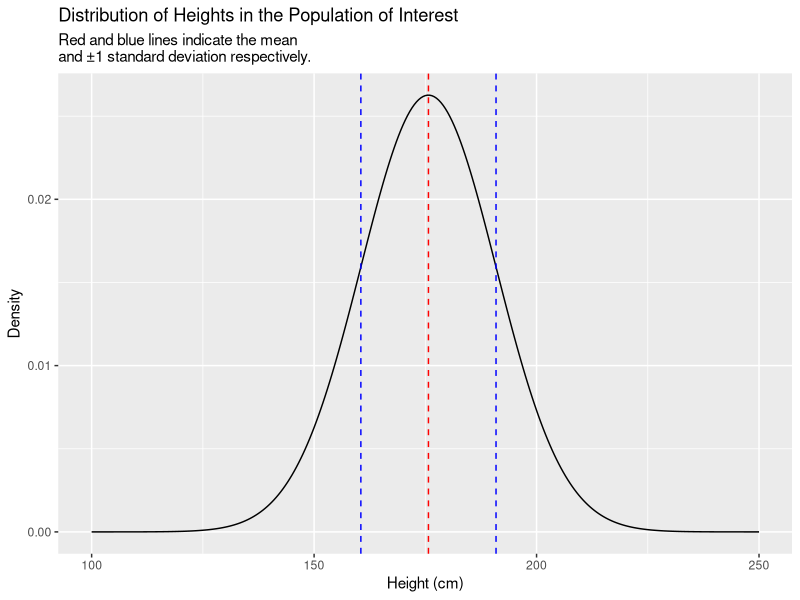
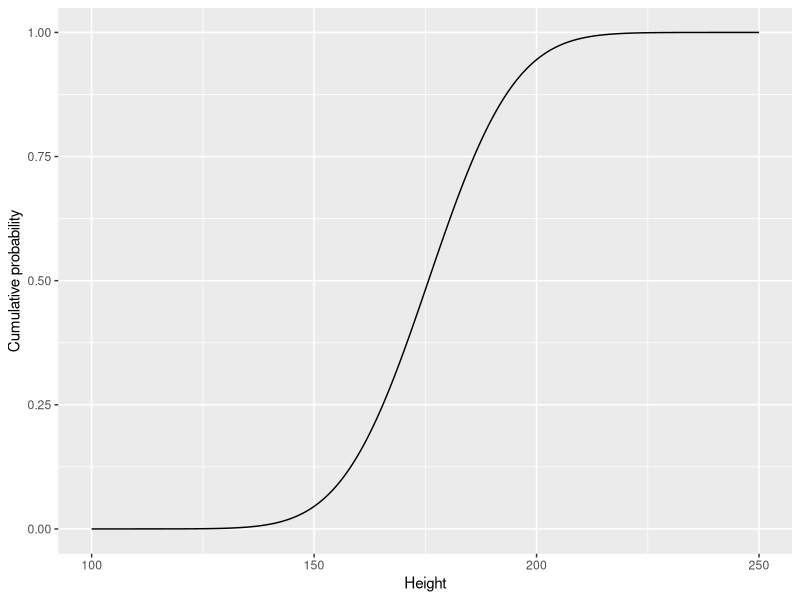
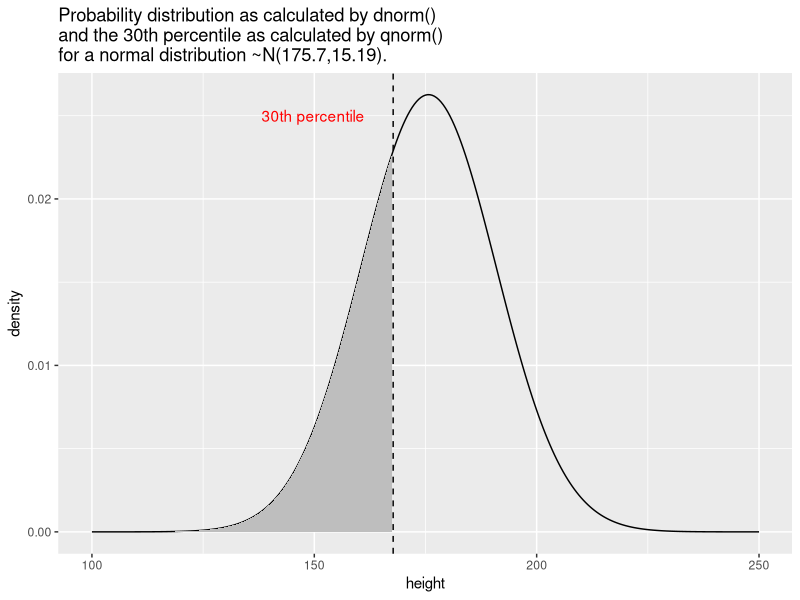
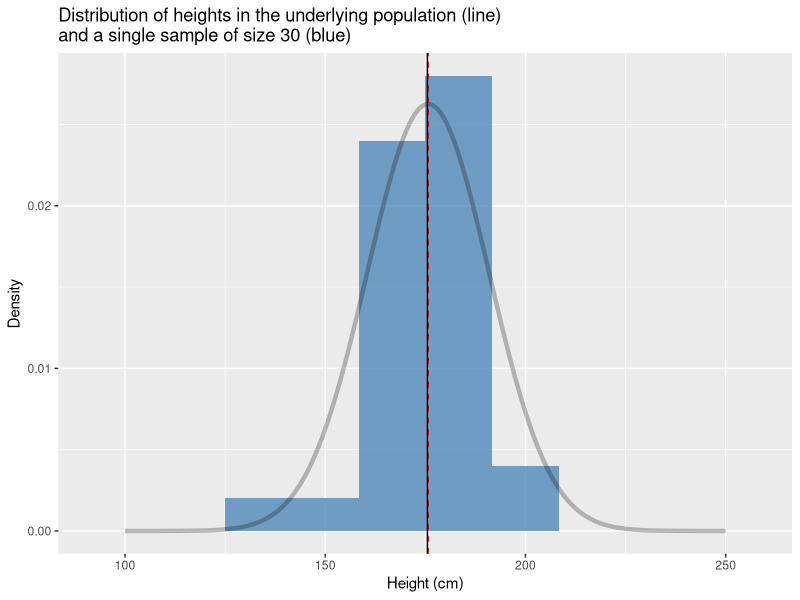
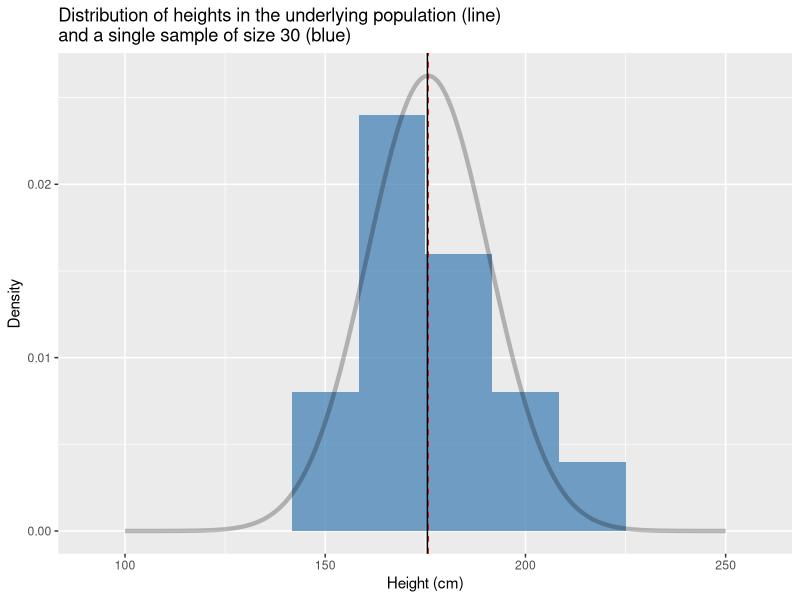
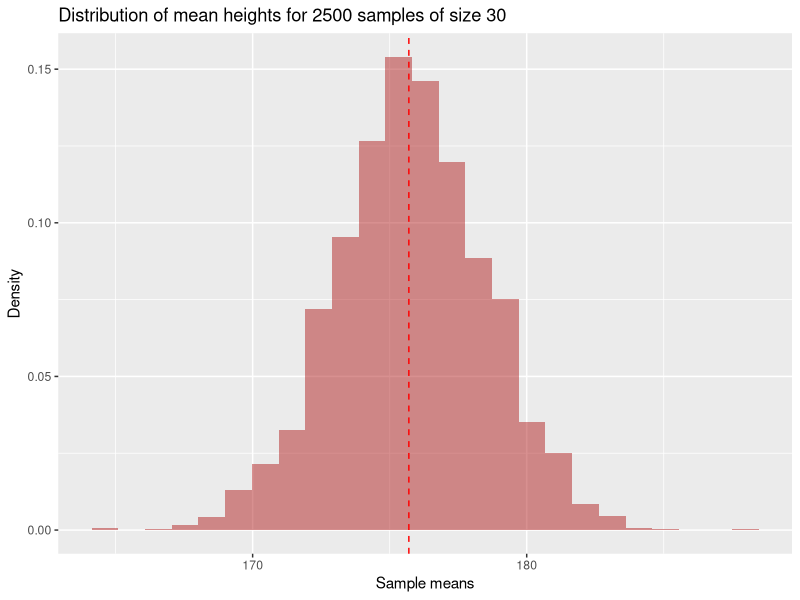
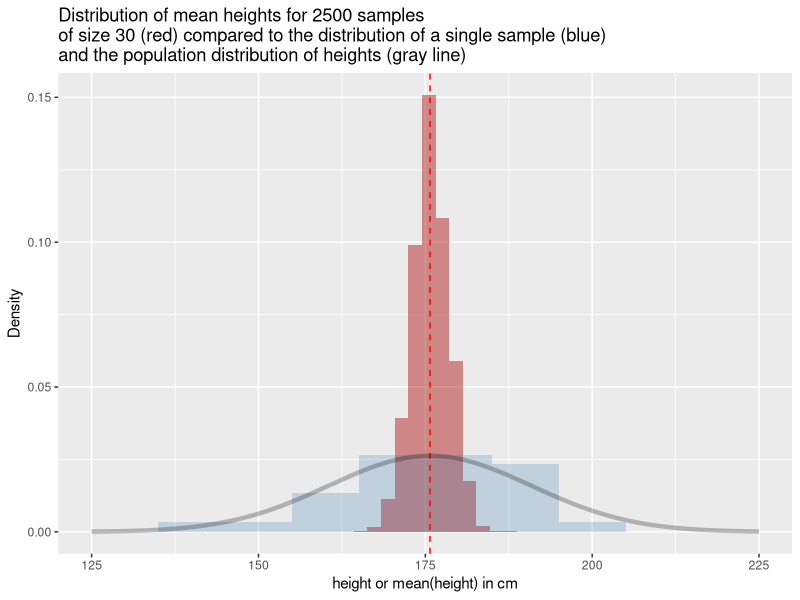
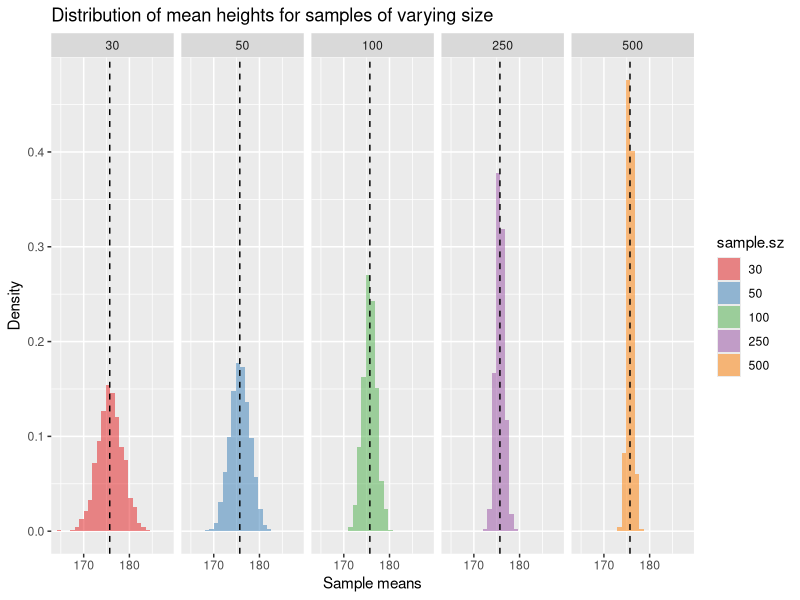

Write the R code that produced these figures, in order. (Note: a time limit stopped this script after it produced the figures.)
## ---- chunk 1
# male mean height and sd in centimeters from USDHHS report
true.mean <- 175.7
true.sd <- 15.19
## ---- chunk 2
# make our simulation repeatable by seeding RNG
set.seed(20190409)
## ---- chunk 3
library(tidyverse)
library(magrittr)
library(stringr)
## ---- chunk 4
pop.distn <- 
  data_frame(height =  seq(100, 250, 0.5),
             density = dnorm(height,mean = true.mean, sd = true.sd))

ggplot(pop.distn) +
  geom_line(aes(height, density)) + 
  # vertical line at mean
  geom_vline(xintercept = true.mean, color="red", linetype="dashed") +
  # vertical line at mean + 1SD
  geom_vline(xintercept = true.mean + true.sd,
              color = "blue", linetype="dashed") +
  # vertical line at mean - 1SD
  geom_vline(xintercept = true.mean - true.sd,
              color = "blue", linetype="dashed") +
  labs(x = "Height (cm)", y = "Density",
       title = "Distribution of Heights in the Population of Interest",
       subtitle = "Red and blue lines indicate the mean \nand ±1 standard deviation respectively.")  

## ---- chunk 5
cdf <-
  data_frame(height = seq(100, 250, 0.5),
             cum.prob = pnorm(height, true.mean, true.sd))

ggplot(cdf) +
  geom_line(aes(height, cum.prob)) +
  labs(x = "Height", y = "Cumulative probability")
## ---- chunk 6
qnorm(0.3, true.mean, true.sd)
## ---- chunk 7
library(glue) # note the use of the glue library (part of tidyverse)
              # to enable string literals as used in the title below

perc.30 <- qnorm(0.3, true.mean, true.sd)

label.offset <- 18 # determined by trial and error to make a 
                   # nice looking figure

heights.less.perc.30 <- seq(100, perc.30, by=0.5)
density.less.perc.30 <- dnorm(heights.less.perc.30, true.mean, true.sd)

ggplot(pop.distn) +
  geom_line(aes(x = height, y = density)) + 
  geom_vline(xintercept = perc.30, linetype='dashed') +
  geom_area(aes(x = heights.less.perc.30, y = density.less.perc.30),
            fill = "gray", data = data_frame(x = heights.less.perc.30)) +
  annotate("text", x = perc.30 - label.offset, y = 0.025, 
           label = "30th percentile", color = 'red') +
  labs(title = glue("Probability distribution as calculated by dnorm()\nand the 30th percentile as calculated by qnorm()\nfor a normal distribution ~N({true.mean},{true.sd})."))
## ---- chunk 8
sample.a <-
  data_frame(height = rnorm(n = 30, mean = true.mean, sd = true.sd))
## ---- chunk 9
sample.a %>%
  ggplot(aes(x = height)) + 
  geom_histogram(aes(y = ..density..), 
                 fill = 'steelblue', alpha=0.75, bins=10) + 
  geom_line(data=pop.distn, aes(x = height, y = density), 
            alpha=0.25,size=1.5) +   
  geom_vline(xintercept = true.mean, linetype = "dashed", color="red") + 
  geom_vline(xintercept = mean(sample.a$height), linetype = "solid") + 
  labs(x = "Height (cm)", y = "Density", 
       title = "Distribution of heights in the underlying population (line)\nand a single sample of size 30 (blue)")
## ---- chunk 10
sample.a %>% 
  summarize(sample.mean = mean(height), 
            sample.sd = sd(height))
## ---- chunk 11
sample.b <-
  data_frame(height = rnorm(30, mean = true.mean, sd = true.sd))

sample.b %>%
  ggplot(aes(x = height)) + 
  geom_histogram(aes(y = ..density..), 
                 fill = 'steelblue', alpha=0.75, bins=10) + 
  geom_line(data=pop.distn, aes(x = height, y = density), 
            alpha=0.25,size=1.5) +   
  geom_vline(xintercept = true.mean, linetype = "dashed", color="red") + 
  geom_vline(xintercept = mean(sample.a$height), linetype = "solid") + 
  labs(x = "Height (cm)", y = "Density", 
       title = "Distribution of heights in the underlying population (line)\nand a single sample of size 30 (blue)")
## ---- chunk 12
sample.b %>% 
  summarize(sample.mean = mean(height), 
            sample.sd = sd(height))
## ---- chunk 13
rnorm.stats <- function(n, mu, sigma) {
  the.sample <- rnorm(n, mu, sigma)
  data_frame(sample.size = n, 
             sample.mean = mean(the.sample), 
             sample.sd = sd(the.sample))
}
## ---- chunk 14
rnorm.stats(30, true.mean, true.sd)
## ---- chunk 15
df.samples.of.30 <-
  rerun(2500,  rnorm.stats(30, true.mean, true.sd)) %>%
  bind_rows()
## ---- chunk 16
head(df.samples.of.30)
## ---- chunk 17
ggplot(df.samples.of.30, aes(x = sample.mean, y = ..density..)) +
  geom_histogram(bins=25, fill = 'firebrick', alpha=0.5) + 
  geom_vline(xintercept = true.mean, linetype = "dashed", color="red") + 
  labs(x = "Sample means", y  = "Density",
       title = "Distribution of mean heights for 2500 samples of size 30")

## ---- chunk 18
ggplot(df.samples.of.30, aes(x = sample.mean, y = ..density..)) +
  geom_histogram(bins=50, fill = 'firebrick', alpha=0.5) + 
  geom_histogram(data=sample.a, 
                 aes(x = height, y = ..density..),
                 bins=11, fill='steelblue', alpha=0.25) +
  geom_vline(xintercept = true.mean, linetype = "dashed", color='red') + 
  geom_line(data=pop.distn, aes(x = height, y = density), alpha=0.25,size=1.5) +   
  xlim(125,225) +
  labs(x = "height or mean(height) in cm", y  = "Density",
       title = "Distribution of mean heights for 2500 samples\nof size 30 (red) compared to the distribution of a single sample (blue)\nand the population distribution of heights (gray line)")

## ---- chunk 19
df.samples.of.30 %>%
  summarize(mean.of.means = mean(sample.mean),
            sd.of.means = sd(sample.mean))
## ---- chunk 20
df.samples.of.50 <-
  rerun(2500,  rnorm.stats(50, true.mean, true.sd)) %>%
  bind_rows()

df.samples.of.100 <-
  rerun(2500,  rnorm.stats(100, true.mean, true.sd)) %>%
  bind_rows()

df.samples.of.250 <-
  rerun(2500,  rnorm.stats(250, true.mean, true.sd)) %>%
  bind_rows()

df.samples.of.500 <-
  rerun(2500,  rnorm.stats(500, true.mean, true.sd)) %>%
  bind_rows()
## ---- chunk 21
df.combined <- 
  bind_rows(df.samples.of.30,
            df.samples.of.50,
            df.samples.of.100,
            df.samples.of.250,
            df.samples.of.500) %>%
  # create a factor version of sample size to facilitate plotting
  mutate(sample.sz = as.factor(sample.size))
## ---- chunk 22
ggplot(df.combined, aes(x = sample.mean, y = ..density.., fill = sample.sz)) + 
  geom_histogram(bins=25, alpha=0.5) + 
  geom_vline(xintercept = true.mean, linetype = "dashed")  +
  facet_wrap(~ sample.sz, nrow = 1) + 
  scale_fill_brewer(palette="Set1") + # change color palette
  labs(x = "Sample means", y  = "Density",
       title = "Distribution of mean heights for samples of varying size")  
## ---- chunk 23
sampling.distn.mean.table <-
  df.combined %>%
  group_by(sample.size) %>%
  summarize(mean.of.means = mean(sample.mean),
            sd.of.means = sd(sample.mean))

sampling.distn.mean.table
## ---- chunk 24
se.mean.theory <- sapply(seq(10,500,10), 
                         function(n){ true.sd/sqrt(n) })

df.se.mean.theory <- data_frame(sample.size = seq(10,500,10),
                                std.error = se.mean.theory)

ggplot(sampling.distn.mean.table, aes(x = sample.size, y = sd.of.means)) +
   # plot standard errors of mean based on our simulations
  geom_point() +  
  # plot standard errors of the mean based on theory
  geom_line(aes(x = sample.size, y = std.error), data = df.se.mean.theory, color="red") +
  labs(x = "Sample size", y = "Std Error of Mean",
       title = "A comparison of theoretical (red line)\nand simulated (points) estimates of the \nstandard error of the mean for samples of different size")
## ---- chunk 25
sampling.distn.sd.table <-
  df.combined %>%
  group_by(sample.size) %>%
  summarize(mean.of.sds = mean(sample.sd),
            sd.of.sds = sd(sample.sd))

sampling.distn.sd.table
## ---- chunk 26
ggplot(df.combined, aes(x = sample.sd, y = ..density.., fill = sample.sz)) + 
  geom_histogram(bins=25, alpha=0.5) + 
  geom_vline(xintercept = true.sd, linetype = "dashed")  +
  facet_wrap(~ sample.sz, nrow = 1) + 
  scale_fill_brewer(palette="Set1") +
  labs(x = "Sample standard deviations", y  = "Density",
       title = "Sampling distribution of standard deviation of height for samples of varying size")  
## ---- chunk 27
se.sd.theory <- sapply(seq(10, 500, 5), 
                       function(n){ true.sd/sqrt(2*(n-1))})

df.se.sd.theory <- data_frame(sample.size = seq(10,500,5), 
                              std.error = se.sd.theory)

ggplot(sampling.distn.sd.table, aes(x = sample.size, y = sd.of.sds)) +
   # plot standard errors of mean based on our simulations
  geom_point() +  
  # plot standard errors of the mean based on theory
  geom_line(aes(x = sample.size, y = std.error), data = df.se.sd.theory, color="red") +
  labs(x = "Sample size", y = "Std Error of Standard Deviation",
       title = "A comparison of theoretical (red line) and\nsimulated (points) estimates of\nthe standard error of the standard deviation\n for samples of different size")
## ---- chunk 28
# A new version of rnorm.stats that includes the sample estimate of the
# standard error of the mean
rnorm.stats.2 <- function(n, mu, sigma) {
  the.sample <- rnorm(n, mu, sigma)
  data_frame(sample.size = n, 
             sample.mean = mean(the.sample), 
             sample.sd = sd(the.sample),
             sample.estimate.SE = sample.sd/sqrt(sample.size))
}

# sample sizes we'll conside
ssizes <- c(2, 3, 4, 5, 7, 10, 20, 30, 50)

# number of samples to draw *for each sample size*
nsamples <- 5000

# create a data frame with empty columns
df.combined.small <- data_frame(sample.size = double(), 
                          sample.mean = double(), 
                          sample.sd = double(),
                          sample.estimate.SE = double())

for (i in ssizes) {
  df.samples.of.size.i <-
    rerun(nsamples,  rnorm.stats.2(i, true.mean, true.sd)) %>%
    bind_rows()  
  
  df.combined.small <- 
    bind_rows(df.combined.small, df.samples.of.size.i)
}

df.combined.small %<>%
  mutate(sample.sz = as.factor(sample.size))
## ---- chunk 29
by.sample.size <-
  df.combined.small %>%
  group_by(sample.size) %>%
  summarize(mean.of.means = mean(sample.mean),
            mean.of.sds = mean(sample.sd))

by.sample.size
## ---- chunk 30
ggplot(by.sample.size, aes(x = sample.size, y = mean.of.sds)) +
  geom_point(color = 'red') +
  geom_line(color = 'red') +
  geom_hline(yintercept = true.sd, color = 'black', linetype='dashed') +
  labs(x = "Sample Size", y = "Mean of Sampling Distn of Std Dev")

## ---- chunk 31
filtered.df <- 
  df.combined.small %>%
  filter(sample.size %in% c(3, 5, 30))

ggplot(filtered.df, aes(x = sample.sd, y = ..density.., fill = sample.sz)) + 
  geom_histogram(bins=50, alpha=0.65) +
  facet_wrap(~sample.size, nrow = 1) +
  geom_vline(xintercept = true.sd, linetype = 'dashed') +
  labs(x = "Std Deviations", y = "Density",
       title = "Sampling distributions of the standard deviation\nas a function of sample size")
  
## ---- chunk 32
x <- seq(-6, 6, length.out = 200)
n <- c(3, 5, 30) # sample sizes

distns.df <- data_frame(sample.size = double(), z.or.t = double(),
                        norm.density = double(), t.density = double())
for (i in n) {
  norm.density <- dnorm(x, mean = 0, sd = 1)
  t.density <- dt(x, df = i - 1)
  df.temp <- data_frame(sample.size = i, z.or.t = x,
                        norm.density = norm.density, t.density  = t.density)
  distns.df <- bind_rows(distns.df, df.temp)
}

distns.df %<>% mutate(df = as.factor(sample.size - 1))
  
ggplot(distns.df, aes(x = z.or.t, y = t.density, color = df)) + 
  geom_line() +
  geom_line(aes(y = norm.density), color='black', linetype="dotted") + 
  labs(x = "z or t value", y = "Probablity density",
       title = "Standard normal distribution (black dotted line)\nversus t-distributions for different degrees of freedom")
  
